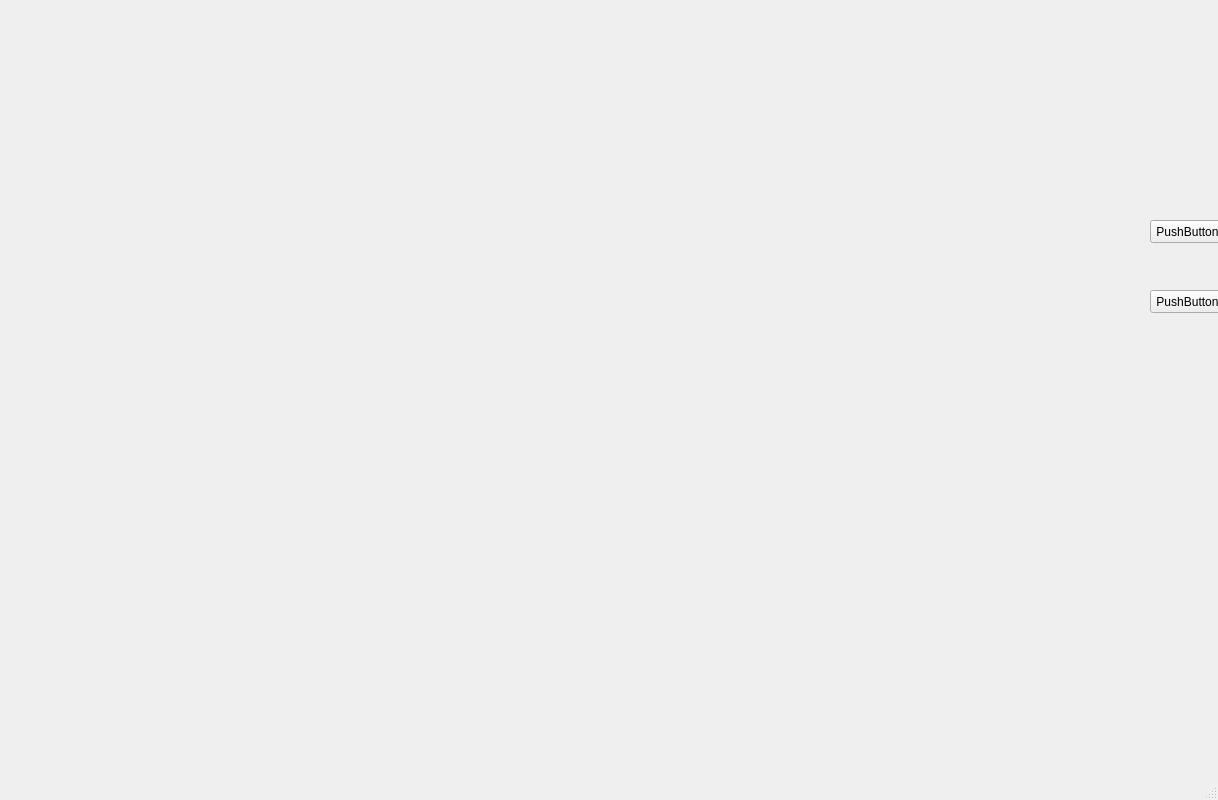
<?xml version="1.0" encoding="UTF-8"?>
<ui version="4.0">
 <class>MainWindow</class>
 <widget class="QMainWindow" name="MainWindow">
  <property name="geometry">
   <rect>
    <x>0</x>
    <y>0</y>
    <width>1218</width>
    <height>800</height>
   </rect>
  </property>
  <property name="windowTitle">
   <string>MainWindow</string>
  </property>
  <widget class="QWidget" name="centralwidget">
   <widget class="QPushButton" name="pushButton">
    <property name="geometry">
     <rect>
      <x>1150</x>
      <y>220</y>
      <width>75</width>
      <height>23</height>
     </rect>
    </property>
    <property name="text">
     <string>PushButton</string>
    </property>
   </widget>
   <widget class="QWidget" name="widget" native="true">
    <property name="geometry">
     <rect>
      <x>5</x>
      <y>5</y>
      <width>1141</width>
      <height>751</height>
     </rect>
    </property>
   </widget>
   <widget class="QPushButton" name="pushButton_2">
    <property name="geometry">
     <rect>
      <x>1150</x>
      <y>290</y>
      <width>75</width>
      <height>23</height>
     </rect>
    </property>
    <property name="text">
     <string>PushButton</string>
    </property>
   </widget>
  </widget>
  <widget class="QMenuBar" name="menubar">
   <property name="geometry">
    <rect>
     <x>0</x>
     <y>0</y>
     <width>1218</width>
     <height>22</height>
    </rect>
   </property>
  </widget>
  <widget class="QStatusBar" name="statusbar"/>
 </widget>
 <resources/>
 <connections/>
</ui>
